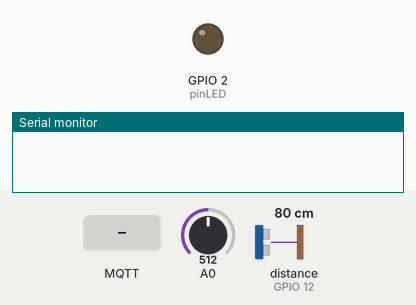
This sketch was run on a simulated ESP8266 (NodeMCU). On the bench: output pins drawn as LEDs (lit = HIGH), the last lines printed to the serial monitor. Wiring (inferred from the names in the program): ultrasonic range finder: trigger GPIO 13; echo GPIO 12. The inputs (shaded band) are chosen by the test bench; at power-on: A0 = 512, distance to the obstacle (sensor on GPIO 12) 80 cm. The echo pulse lasts 58.3 µs per cm; WiFi joins after 1.5 s; servers stay silent unless stated; no MQTT or app messages arrive unless stated; pins used as bus, display or sensor lines are not drawn.

Above: at 2.7 s.
2.8 s: MQTT message "90" arrives on the first subscribed topic
At 3.1 s:
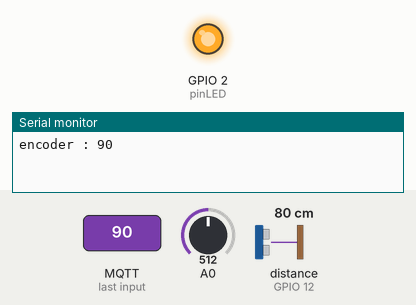
4.3 s: MQTT message "5" arrives on the first subscribed topic
At 5.5 s:
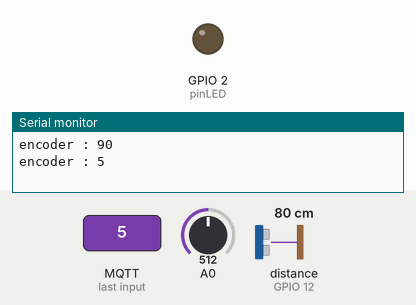
5.8 s: MQTT message "200" arrives on the first subscribed topic
At 6.6 s:
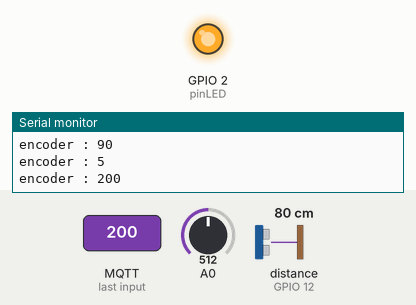
Timing chart, 0 to 8.8 s (numbered marks = the images above; inputs shaded):
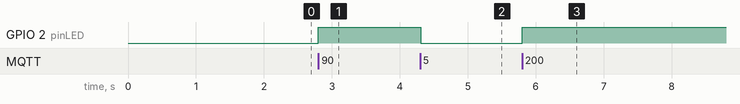

Measured:
- after the input at 2.8 s, GPIO 2 (pinLED): LOW → HIGH at once
- after the input at 4.3 s, GPIO 2 (pinLED): HIGH → LOW at once
- after the input at 5.8 s, GPIO 2 (pinLED): LOW → HIGH at once

The sketch:

MQTT_R.ino
```cpp
#include <ESP8266WiFi.h>
#include <PubSubClient.h>
const char* ssid = "KT_GiGA_2G_Wave2_87EA"; // 와이파이 이름
const char* password = "bh63cb0545"; // 와이파이 비밀번호
#define mqtt_server "tailor.cloudmqtt.com" // MQTT server 주소
#define mqtt_port 16417 // port 번호
#define cds_topic "cds" // topic (조도 센서)
#define ultsonic_topic "ultsonic" // topic (초음파 센서)
#define enc_topic "encoder" // topic (엔코더)
#define mqtt_user "nsiilwwe" // username
#define mqtt_password "tAboZHax9-Ue" // password
#define trigPin 13                   // trigPin을 13으로 설정합니다.
#define echoPin 12                // echoPin을 12로 설정합니다.
int pinLED = 2;                   // LED pin => 2
int cds;                          // 조도센서 값을 저장하는 변수
int loop_cnt=0;                   // Publish 주기를 정해주는 카운터 변수
unsigned long enc_value;          // Subscribe한 엔코더 캐릭터배열을 정수형으로 바꾼 값을 저장
char buf[5];                      // 조도 센서와 초음파 센서를 Publish하기 위해
char buf1[5];                     // 캐릭터배열 선언 후 센서값(정수)를 변환하여 저장
char buf_enc[5];                  // Subscribe한 엔코더 값을 정수형으로 바꿔주기 위해 캐릭터배열 선언
WiFiClient espClient;
PubSubClient client(espClient);
void setup() {
  Serial.begin(9600);
WiFi.begin(ssid, password);
while (WiFi.status() != WL_CONNECTED) delay(500);
pinMode(pinLED, OUTPUT);
pinMode(trigPin, OUTPUT);   // trigPin 핀을 출력핀으로 설정합니다.
pinMode(echoPin, INPUT);    // echoPin 핀을 입력핀으로 설정합니다.
client.setServer(mqtt_server, mqtt_port);
client.setCallback(callback);
}
void loop() {
   long duration, distance;                   // 각 변수를 선언합니다.
  digitalWrite(trigPin, LOW);                 // trigPin에 LOW를 출력하고
  delayMicroseconds(2);                    // 2 마이크로초가 지나면
  digitalWrite(trigPin, HIGH);                // trigPin에 HIGH를 출력합니다.
  delayMicroseconds(10);                  // trigPin을 10마이크로초 동안 기다렸다가
  digitalWrite(trigPin, LOW);                // trigPin에 LOW를 출력합니다.
  duration = pulseIn(echoPin, HIGH);   // echoPin핀에서 펄스값을 받아옵니다.
  distance = duration * 17 / 1000;          //  duration을 연산하여 센싱한 거리값을 distance에 저장합니다.
cds = analogRead(A0);                 // 조도센서 값을 저장합니다.
sprintf(buf, "%d", cds);              // 정수형 센서값을 캐릭터배열로 변환
sprintf(buf1, "%d", distance);        // 정수형 센서값을 캐릭터배열로 변환
loop_cnt++;                           // Publish 주기를 정해주는 카운터 변수
if (!client.connected()) {
client.connect("ESP8266Client1", mqtt_user, mqtt_password);
client.subscribe(enc_topic);          // 엔코더 토픽을 Subscribe
}
delay(10);
if(loop_cnt >= 80){
  client.publish(cds_topic, buf);
  client.publish(ultsonic_topic, buf1);   // 조도센서와 초음파센서를 Publish
  loop_cnt = 0;                           // 카운터 변수 초기화
}

client.loop();
}
void callback(char* topic, byte* payload, unsigned int length) {
String Msg = "";
int i=0;
while (i<length) Msg += (char)payload[i++];
Msg.toCharArray(buf_enc, 5);    // 메세지 스트링, 엔코더값을 캐릭터배열로 변환
Serial.print("encoder : ");
Serial.println(buf_enc);        // 시리얼로 확인할 수 있도록 시리얼 프린트
enc_value = atoi(buf_enc);      // 엔코더 캐릭터변수를 정수값으로 변환.
 if (enc_value%2) {             // MQTT 브로커에 들어오는 encoder값이
  digitalWrite(2, LOW);         // 홀수일 때 LED ON
 } else digitalWrite(2, HIGH);  // 짝수일 때 LED OFF
}
```
